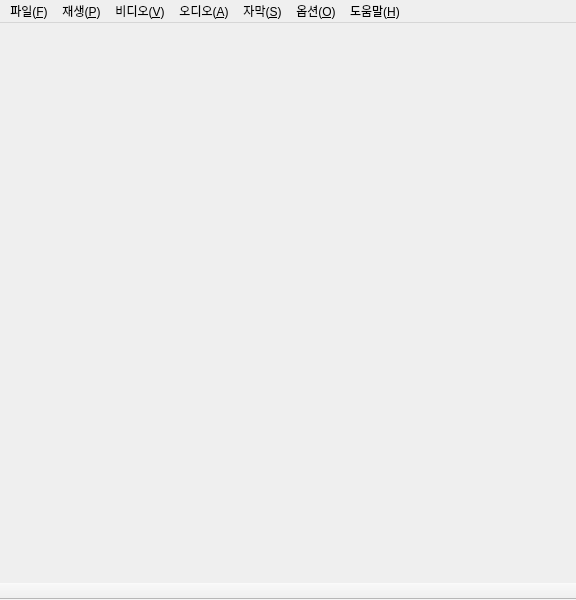
<ui version="4.0" >
 <class>Ui::MainWindow</class>
 <widget class="QMainWindow" name="Ui::MainWindow" >
  <property name="enabled" >
   <bool>true</bool>
  </property>
  <property name="geometry" >
   <rect>
    <x>0</x>
    <y>0</y>
    <width>576</width>
    <height>600</height>
   </rect>
  </property>
  <property name="windowTitle" >
   <string>MainWindow</string>
  </property>
  <widget class="QWidget" name="centralwidget" >
   <property name="geometry" >
    <rect>
     <x>0</x>
     <y>25</y>
     <width>576</width>
     <height>563</height>
    </rect>
   </property>
  </widget>
  <widget class="QMenuBar" name="menubar" >
   <property name="geometry" >
    <rect>
     <x>0</x>
     <y>0</y>
     <width>576</width>
     <height>25</height>
    </rect>
   </property>
   <property name="defaultUp" >
    <bool>false</bool>
   </property>
   <widget class="QMenu" name="file_menu" >
    <property name="title" >
     <string>파일(&amp;F)</string>
    </property>
    <widget class="QMenu" name="file_open_menu" >
     <property name="title" >
      <string>열기...</string>
     </property>
     <widget class="QMenu" name="open_recent_menu" >
      <property name="title" >
       <string>최근에 재생한 것들</string>
      </property>
      <addaction name="separator" />
      <addaction name="recent_clear_action" />
     </widget>
     <addaction name="open_file_action" />
     <addaction name="open_dvd_action" />
     <addaction name="separator" />
     <addaction name="open_recent_menu" />
    </widget>
    <addaction name="file_open_menu" />
    <addaction name="separator" />
    <addaction name="file_exit_action" />
   </widget>
   <widget class="QMenu" name="play_menu" >
    <property name="title" >
     <string>재생(&amp;P)</string>
    </property>
    <widget class="QMenu" name="play_ab_menu" >
     <property name="title" >
      <string>A-B 구간 반복</string>
     </property>
     <addaction name="play_ab_select_action" />
     <addaction name="play_ab_stop_action" />
     <addaction name="play_ab_advance_action" />
    </widget>
    <widget class="QMenu" name="play_speed_menu" >
     <property name="title" >
      <string>재생 속도</string>
     </property>
     <addaction name="play_speed_current_action" />
     <addaction name="separator" />
     <addaction name="play_speed_double_action" />
     <addaction name="play_speed_half_action" />
     <addaction name="play_speed_increase_action" />
     <addaction name="play_speed_decrease_action" />
     <addaction name="play_speed_restore_action" />
    </widget>
    <widget class="QMenu" name="seek_dvd_menu" >
     <property name="title" >
      <string>DVD 탐색</string>
     </property>
     <widget class="QMenu" name="seek_title_menu" >
      <property name="title" >
       <string>타이틀</string>
      </property>
     </widget>
     <widget class="QMenu" name="seek_chapter_menu" >
      <property name="title" >
       <string>챕터</string>
      </property>
     </widget>
     <addaction name="seek_title_menu" />
     <addaction name="seek_chapter_menu" />
    </widget>
    <addaction name="play_show_playlist_action" />
    <addaction name="play_speed_menu" />
    <addaction name="play_ab_menu" />
    <addaction name="seek_dvd_menu" />
    <addaction name="separator" />
    <addaction name="play_pause_action" />
    <addaction name="play_stop_action" />
    <addaction name="play_previous_action" />
    <addaction name="play_next_action" />
    <addaction name="play_backward_action" />
    <addaction name="play_backward_more_action" />
    <addaction name="play_backward_much_more_action" />
    <addaction name="play_forward_action" />
    <addaction name="play_forward_more_action" />
    <addaction name="play_forward_much_more_action" />
   </widget>
   <widget class="QMenu" name="video_menu" >
    <property name="enabled" >
     <bool>true</bool>
    </property>
    <property name="title" >
     <string>비디오(&amp;V)</string>
    </property>
    <widget class="QMenu" name="video_aspect_menu" >
     <property name="title" >
      <string>영상비율</string>
     </property>
     <addaction name="video_aspect_auto_action" />
     <addaction name="video_aspect_widget_action" />
     <addaction name="video_aspect_4_3_action" />
     <addaction name="video_aspect_16_9_action" />
     <addaction name="video_aspect_2_35_1_action" />
    </widget>
    <widget class="QMenu" name="video_size_menu" >
     <property name="title" >
      <string>영상크기</string>
     </property>
     <addaction name="video_size_50_action" />
     <addaction name="video_size_100_action" />
     <addaction name="video_size_150_action" />
     <addaction name="video_size_200_action" />
     <addaction name="video_size_250_action" />
     <addaction name="video_size_300_action" />
     <addaction name="video_size_350_action" />
     <addaction name="video_size_400_action" />
     <addaction name="video_size_user_action" />
    </widget>
    <widget class="QMenu" name="video_crop_menu" >
     <property name="title" >
      <string>영상 잘라내기</string>
     </property>
     <addaction name="video_crop_off_action" />
     <addaction name="video_crop_4_3_action" />
     <addaction name="video_crop_16_9_action" />
     <addaction name="video_crop_2_35_1_action" />
    </widget>
    <widget class="QMenu" name="video_on_top_menu" >
     <property name="title" >
      <string>맨위로</string>
     </property>
     <property name="icon" >
      <iconset resource="rsclist.qrc" >
       <normaloff>:/img/go-top.png</normaloff>:/img/go-top.png</iconset>
     </property>
     <addaction name="video_on_top_always_action" />
     <addaction name="video_on_top_only_playing_action" />
     <addaction name="video_on_top_off_action" />
    </widget>
    <addaction name="video_fullscreen_action" />
    <addaction name="video_on_top_menu" />
    <addaction name="separator" />
    <addaction name="video_size_menu" />
    <addaction name="video_aspect_menu" />
    <addaction name="video_crop_menu" />
    <addaction name="video_equalizer_action" />
   </widget>
   <widget class="QMenu" name="audio_menu" >
    <property name="title" >
     <string>오디오(&amp;A)</string>
    </property>
    <addaction name="audio_volume_up_action" />
    <addaction name="audio_volume_down_action" />
    <addaction name="audio_mute_action" />
   </widget>
   <widget class="QMenu" name="subtitle_menu" >
    <property name="title" >
     <string>자막(&amp;S)</string>
    </property>
    <widget class="QMenu" name="subtitle_select_menu" >
     <property name="title" >
      <string>자막선택</string>
     </property>
     <property name="icon" >
      <iconset resource="rsclist.qrc" >
       <normaloff>:/img/format-justify-center.png</normaloff>:/img/format-justify-center.png</iconset>
     </property>
     <addaction name="subtitle_clear_action" />
     <addaction name="separator" />
     <addaction name="subtitle_disable_action" />
    </widget>
    <widget class="QMenu" name="subtitle_sync_menu" >
     <property name="title" >
      <string>자막 동기화</string>
     </property>
     <addaction name="subtitle_sync_current_action" />
     <addaction name="separator" />
     <addaction name="subtitle_sync_increase_action" />
     <addaction name="subtitle_sync_decrease_action" />
    </widget>
    <widget class="QMenu" name="subtitle_pos_menu" >
     <property name="title" >
      <string>자막 위치</string>
     </property>
     <addaction name="subtitle_step_up_action" />
     <addaction name="subtitle_step_down_action" />
    </widget>
    <addaction name="subtitle_select_menu" />
    <addaction name="subtitle_add_action" />
    <addaction name="subtitle_pos_menu" />
    <addaction name="subtitle_sync_menu" />
   </widget>
   <widget class="QMenu" name="option_menu" >
    <property name="title" >
     <string>옵션(&amp;O)</string>
    </property>
    <addaction name="option_preferences_action" />
   </widget>
   <widget class="QMenu" name="help_menu" >
    <property name="title" >
     <string>도움말(&amp;H)</string>
    </property>
    <addaction name="about_qt_action" />
    <addaction name="about_cmp_action" />
   </widget>
   <addaction name="file_menu" />
   <addaction name="play_menu" />
   <addaction name="video_menu" />
   <addaction name="audio_menu" />
   <addaction name="subtitle_menu" />
   <addaction name="option_menu" />
   <addaction name="help_menu" />
  </widget>
  <widget class="QToolBar" name="play_bar" >
   <property name="geometry" >
    <rect>
     <x>0</x>
     <y>588</y>
     <width>576</width>
     <height>12</height>
    </rect>
   </property>
   <property name="windowTitle" >
    <string>재생 도구막대</string>
   </property>
   <property name="movable" >
    <bool>false</bool>
   </property>
   <property name="allowedAreas" >
    <set>Qt::BottomToolBarArea</set>
   </property>
   <property name="iconSize" >
    <size>
     <width>16</width>
     <height>16</height>
    </size>
   </property>
   <attribute name="toolBarArea" >
    <enum>BottomToolBarArea</enum>
   </attribute>
   <attribute name="toolBarBreak" >
    <bool>false</bool>
   </attribute>
  </widget>
  <action name="open_file_action" >
   <property name="icon" >
    <iconset resource="rsclist.qrc" >
     <normaloff>:/img/document-open.png</normaloff>:/img/document-open.png</iconset>
   </property>
   <property name="text" >
    <string>파일</string>
   </property>
   <property name="shortcut" >
    <string>Ctrl+O</string>
   </property>
  </action>
  <action name="play_forward_action" >
   <property name="icon" >
    <iconset resource="rsclist.qrc" >
     <normaloff>:/img/media-seek-forward.png</normaloff>:/img/media-seek-forward.png</iconset>
   </property>
   <property name="text" >
    <string>앞으로</string>
   </property>
   <property name="shortcut" >
    <string>Right</string>
   </property>
   <property name="shortcutContext" >
    <enum>Qt::ApplicationShortcut</enum>
   </property>
  </action>
  <action name="play_backward_action" >
   <property name="icon" >
    <iconset resource="rsclist.qrc" >
     <normaloff>:/img/media-seek-backward.png</normaloff>:/img/media-seek-backward.png</iconset>
   </property>
   <property name="text" >
    <string>뒤로</string>
   </property>
   <property name="shortcut" >
    <string>Left</string>
   </property>
  </action>
  <action name="audio_volume_up_action" >
   <property name="text" >
    <string>소리크게</string>
   </property>
   <property name="shortcut" >
    <string>Up</string>
   </property>
  </action>
  <action name="audio_volume_down_action" >
   <property name="text" >
    <string>소리작게</string>
   </property>
   <property name="shortcut" >
    <string>Down</string>
   </property>
  </action>
  <action name="video_fullscreen_action" >
   <property name="checkable" >
    <bool>true</bool>
   </property>
   <property name="icon" >
    <iconset resource="rsclist.qrc" >
     <normaloff>:/img/view-fullscreen.png</normaloff>:/img/view-fullscreen.png</iconset>
   </property>
   <property name="text" >
    <string>전체화면</string>
   </property>
   <property name="shortcut" >
    <string>Return</string>
   </property>
  </action>
  <action name="play_forward_more_action" >
   <property name="text" >
    <string>많이 앞으로</string>
   </property>
   <property name="shortcut" >
    <string>PgUp</string>
   </property>
  </action>
  <action name="play_backward_more_action" >
   <property name="text" >
    <string>많이 뒤로</string>
   </property>
   <property name="shortcut" >
    <string>PgDown</string>
   </property>
  </action>
  <action name="play_pause_action" >
   <property name="icon" >
    <iconset resource="rsclist.qrc" >
     <normaloff>:/img/media-playback-start.png</normaloff>:/img/media-playback-start.png</iconset>
   </property>
   <property name="text" >
    <string>일시정지/재생</string>
   </property>
   <property name="shortcut" >
    <string>Space</string>
   </property>
  </action>
  <action name="file_exit_action" >
   <property name="icon" >
    <iconset resource="rsclist.qrc" >
     <normaloff>:/img/application-exit.png</normaloff>:/img/application-exit.png</iconset>
   </property>
   <property name="text" >
    <string>종료</string>
   </property>
   <property name="shortcut" >
    <string>Alt+F4</string>
   </property>
  </action>
  <action name="play_stop_action" >
   <property name="icon" >
    <iconset resource="rsclist.qrc" >
     <normaloff>:/img/media-playback-stop.png</normaloff>:/img/media-playback-stop.png</iconset>
   </property>
   <property name="text" >
    <string>정지</string>
   </property>
  </action>
  <action name="play_previous_action" >
   <property name="icon" >
    <iconset resource="rsclist.qrc" >
     <normaloff>:/img/media-skip-backward.png</normaloff>:/img/media-skip-backward.png</iconset>
   </property>
   <property name="text" >
    <string>이전 파일</string>
   </property>
  </action>
  <action name="play_next_action" >
   <property name="icon" >
    <iconset resource="rsclist.qrc" >
     <normaloff>:/img/media-skip-forward.png</normaloff>:/img/media-skip-forward.png</iconset>
   </property>
   <property name="text" >
    <string>다음 파일</string>
   </property>
  </action>
  <action name="audio_mute_action" >
   <property name="checkable" >
    <bool>true</bool>
   </property>
   <property name="icon" >
    <iconset resource="rsclist.qrc" >
     <normaloff>:/img/player-volume.png</normaloff>:/img/player-volume.png</iconset>
   </property>
   <property name="text" >
    <string>음소거</string>
   </property>
  </action>
  <action name="video_aspect_auto_action" >
   <property name="checkable" >
    <bool>true</bool>
   </property>
   <property name="checked" >
    <bool>true</bool>
   </property>
   <property name="text" >
    <string>자동</string>
   </property>
  </action>
  <action name="video_aspect_widget_action" >
   <property name="checkable" >
    <bool>true</bool>
   </property>
   <property name="text" >
    <string>창 비율</string>
   </property>
  </action>
  <action name="video_aspect_4_3_action" >
   <property name="checkable" >
    <bool>true</bool>
   </property>
   <property name="text" >
    <string>AR 4:3</string>
   </property>
  </action>
  <action name="video_aspect_16_9_action" >
   <property name="checkable" >
    <bool>true</bool>
   </property>
   <property name="text" >
    <string>AR 16:9</string>
   </property>
  </action>
  <action name="video_equalizer_action" >
   <property name="icon" >
    <iconset resource="rsclist.qrc" >
     <normaloff>:/img/view-media-equalizer.png</normaloff>:/img/view-media-equalizer.png</iconset>
   </property>
   <property name="text" >
    <string>이퀄라이저</string>
   </property>
  </action>
  <action name="play_show_playlist_action" >
   <property name="checkable" >
    <bool>false</bool>
   </property>
   <property name="icon" >
    <iconset resource="rsclist.qrc" >
     <normaloff>:/img/view-media-playlist.png</normaloff>:/img/view-media-playlist.png</iconset>
   </property>
   <property name="text" >
    <string>재생 목록</string>
   </property>
   <property name="shortcut" >
    <string>L</string>
   </property>
  </action>
  <action name="subtitle_step_up_action" >
   <property name="text" >
    <string>자막 위로</string>
   </property>
   <property name="shortcut" >
    <string>]</string>
   </property>
  </action>
  <action name="subtitle_step_down_action" >
   <property name="text" >
    <string>자막 아래로</string>
   </property>
   <property name="shortcut" >
    <string>[</string>
   </property>
  </action>
  <action name="subtitle_add_action" >
   <property name="text" >
    <string>자막 추가</string>
   </property>
  </action>
  <action name="subtitle_disable_action" >
   <property name="checkable" >
    <bool>true</bool>
   </property>
   <property name="checked" >
    <bool>true</bool>
   </property>
   <property name="text" >
    <string>자막없음</string>
   </property>
   <property name="visible" >
    <bool>false</bool>
   </property>
  </action>
  <action name="subtitle_clear_action" >
   <property name="enabled" >
    <bool>false</bool>
   </property>
   <property name="text" >
    <string>자막 비우기</string>
   </property>
  </action>
  <action name="video_size_100_action" >
   <property name="checkable" >
    <bool>true</bool>
   </property>
   <property name="text" >
    <string>100%</string>
   </property>
   <property name="shortcut" >
    <string>1</string>
   </property>
  </action>
  <action name="video_size_200_action" >
   <property name="checkable" >
    <bool>true</bool>
   </property>
   <property name="text" >
    <string>200%</string>
   </property>
   <property name="shortcut" >
    <string>2</string>
   </property>
  </action>
  <action name="video_size_50_action" >
   <property name="checkable" >
    <bool>true</bool>
   </property>
   <property name="text" >
    <string>50%</string>
   </property>
   <property name="shortcut" >
    <string>`</string>
   </property>
  </action>
  <action name="video_size_300_action" >
   <property name="checkable" >
    <bool>true</bool>
   </property>
   <property name="text" >
    <string>300%</string>
   </property>
   <property name="shortcut" >
    <string>3</string>
   </property>
  </action>
  <action name="video_size_400_action" >
   <property name="checkable" >
    <bool>true</bool>
   </property>
   <property name="text" >
    <string>400%</string>
   </property>
   <property name="shortcut" >
    <string>4</string>
   </property>
  </action>
  <action name="subtitle_sync_increase_action" >
   <property name="text" >
    <string>싱크 +0.5초</string>
   </property>
   <property name="shortcut" >
    <string>P</string>
   </property>
  </action>
  <action name="subtitle_sync_decrease_action" >
   <property name="text" >
    <string>싱크 -0.5초</string>
   </property>
   <property name="shortcut" >
    <string>O</string>
   </property>
  </action>
  <action name="subtitle_sync_current_action" >
   <property name="text" >
    <string>현재값: 0.0초</string>
   </property>
  </action>
  <action name="option_preferences_action" >
   <property name="icon" >
    <iconset resource="rsclist.qrc" >
     <normaloff>:/img/preferences-system.png</normaloff>:/img/preferences-system.png</iconset>
   </property>
   <property name="text" >
    <string>환경설정</string>
   </property>
  </action>
  <action name="video_size_150_action" >
   <property name="checkable" >
    <bool>true</bool>
   </property>
   <property name="text" >
    <string>150%</string>
   </property>
  </action>
  <action name="video_size_250_action" >
   <property name="checkable" >
    <bool>true</bool>
   </property>
   <property name="text" >
    <string>250%</string>
   </property>
  </action>
  <action name="video_size_350_action" >
   <property name="checkable" >
    <bool>true</bool>
   </property>
   <property name="text" >
    <string>350%</string>
   </property>
  </action>
  <action name="video_crop_off_action" >
   <property name="checkable" >
    <bool>true</bool>
   </property>
   <property name="checked" >
    <bool>true</bool>
   </property>
   <property name="text" >
    <string>취소</string>
   </property>
  </action>
  <action name="video_crop_4_3_action" >
   <property name="checkable" >
    <bool>true</bool>
   </property>
   <property name="text" >
    <string>CR 4:3</string>
   </property>
  </action>
  <action name="video_crop_16_9_action" >
   <property name="checkable" >
    <bool>true</bool>
   </property>
   <property name="text" >
    <string>CR 16:9</string>
   </property>
  </action>
  <action name="video_size_user_action" >
   <property name="checkable" >
    <bool>true</bool>
   </property>
   <property name="checked" >
    <bool>true</bool>
   </property>
   <property name="text" >
    <string>사용자 지정</string>
   </property>
  </action>
  <action name="action_6" >
   <property name="text" >
    <string>목록 비우기</string>
   </property>
  </action>
  <action name="video_on_top_always_action" >
   <property name="checkable" >
    <bool>true</bool>
   </property>
   <property name="text" >
    <string>항상 맨위로</string>
   </property>
  </action>
  <action name="video_on_top_only_playing_action" >
   <property name="checkable" >
    <bool>true</bool>
   </property>
   <property name="text" >
    <string>재생시만 맨위로</string>
   </property>
  </action>
  <action name="video_on_top_off_action" >
   <property name="checkable" >
    <bool>true</bool>
   </property>
   <property name="checked" >
    <bool>true</bool>
   </property>
   <property name="text" >
    <string>맨위로 끄기</string>
   </property>
  </action>
  <action name="about_qt_action" >
   <property name="text" >
    <string>Qt에 대하여</string>
   </property>
  </action>
  <action name="about_cmp_action" >
   <property name="text" >
    <string>CMPlayer에 대하여</string>
   </property>
  </action>
  <action name="play_ab_select_action" >
   <property name="checkable" >
    <bool>false</bool>
   </property>
   <property name="text" >
    <string>A-B 구간 지정</string>
   </property>
   <property name="shortcut" >
    <string>R</string>
   </property>
  </action>
  <action name="play_ab_advance_action" >
   <property name="text" >
    <string>고급 구간 반복</string>
   </property>
  </action>
  <action name="play_ab_stop_action" >
   <property name="text" >
    <string>반복 중지</string>
   </property>
   <property name="shortcut" >
    <string>Esc</string>
   </property>
  </action>
  <action name="play_forward_much_more_action" >
   <property name="text" >
    <string>더 많이 앞으로</string>
   </property>
   <property name="shortcut" >
    <string>Home</string>
   </property>
  </action>
  <action name="play_backward_much_more_action" >
   <property name="text" >
    <string>더 많이 뒤로</string>
   </property>
   <property name="shortcut" >
    <string>End</string>
   </property>
  </action>
  <action name="video_aspect_2_35_1_action" >
   <property name="checkable" >
    <bool>true</bool>
   </property>
   <property name="text" >
    <string>AR 2.35:1</string>
   </property>
  </action>
  <action name="video_crop_2_35_1_action" >
   <property name="checkable" >
    <bool>true</bool>
   </property>
   <property name="text" >
    <string>CR 2.35:1</string>
   </property>
  </action>
  <action name="play_speed_current_action" >
   <property name="text" >
    <string>현재: ×1 배속</string>
   </property>
  </action>
  <action name="play_speed_increase_action" >
   <property name="text" >
    <string>+ 0.1 배속</string>
   </property>
   <property name="shortcut" >
    <string>+</string>
   </property>
  </action>
  <action name="play_speed_decrease_action" >
   <property name="text" >
    <string>- 0.1 배속</string>
   </property>
   <property name="shortcut" >
    <string>-</string>
   </property>
  </action>
  <action name="play_speed_restore_action" >
   <property name="text" >
    <string>원래 속도로</string>
   </property>
   <property name="shortcut" >
    <string>Backspace</string>
   </property>
  </action>
  <action name="play_speed_double_action" >
   <property name="text" >
    <string>현재의 2배속</string>
   </property>
  </action>
  <action name="play_speed_half_action" >
   <property name="text" >
    <string>현재의 0.5배속</string>
   </property>
  </action>
  <action name="action_2" >
   <property name="text" >
    <string>파일</string>
   </property>
  </action>
  <action name="open_url_action" >
   <property name="text" >
    <string>URL</string>
   </property>
  </action>
  <action name="open_dvd_action" >
   <property name="text" >
    <string>DVD</string>
   </property>
  </action>
  <action name="recent_clear_action" >
   <property name="text" >
    <string>목록비우기</string>
   </property>
  </action>
  <action name="action_3" >
   <property name="text" >
    <string>ㅇㅁㄴㅇ</string>
   </property>
  </action>
  <action name="action1" >
   <property name="text" >
    <string>1</string>
   </property>
  </action>
 </widget>
 <resources>
  <include location="rsclist.qrc" />
 </resources>
 <connections>
  <connection>
   <sender>subtitle_disable_action</sender>
   <signal>toggled(bool)</signal>
   <receiver>subtitle_disable_action</receiver>
   <slot>setDisabled(bool)</slot>
   <hints>
    <hint type="sourcelabel" >
     <x>-1</x>
     <y>-1</y>
    </hint>
    <hint type="destinationlabel" >
     <x>-1</x>
     <y>-1</y>
    </hint>
   </hints>
  </connection>
 </connections>
</ui>
